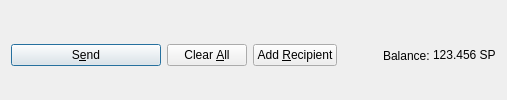
         <widget class="QFrame" name="frame_Send">
          <layout class="QHBoxLayout" name="horizontalLayout">
           <property name="bottomMargin">
            <number>0</number>
           </property>
           <item>
            <widget class="QPushButton" name="sendButton">
             <property name="minimumSize">
              <size>
               <width>150</width>
               <height>0</height>
              </size>
             </property>
             <property name="toolTip">
              <string>Confirm the send action</string>
             </property>
             <property name="text">
              <string>S&amp;end</string>
             </property>
             <property name="icon">
              <iconset resource="../supro.qrc">
               <normaloff>:/icons/send</normaloff>:/icons/send</iconset>
             </property>
             <property name="autoDefault">
              <bool>false</bool>
             </property>
             <property name="default">
              <bool>true</bool>
             </property>
            </widget>
           </item>
           <item>
            <widget class="QPushButton" name="clearButton">
             <property name="sizePolicy">
              <sizepolicy hsizetype="Minimum" vsizetype="Fixed">
               <horstretch>0</horstretch>
               <verstretch>0</verstretch>
              </sizepolicy>
             </property>
             <property name="toolTip">
              <string>Clear all fields of the form.</string>
             </property>
             <property name="text">
              <string>Clear &amp;All</string>
             </property>
             <property name="icon">
              <iconset resource="../supro.qrc">
               <normaloff>:/icons/remove</normaloff>:/icons/remove</iconset>
             </property>
             <property name="autoDefault">
              <bool>false</bool>
             </property>
            </widget>
           </item>
           <item>
            <widget class="QPushButton" name="addButton">
             <property name="toolTip">
              <string>Send to multiple recipients at once</string>
             </property>
             <property name="text">
              <string>Add &amp;Recipient</string>
             </property>
             <property name="icon">
              <iconset resource="../supro.qrc">
               <normaloff>:/icons/add</normaloff>:/icons/add</iconset>
             </property>
             <property name="autoDefault">
              <bool>false</bool>
             </property>
            </widget>
           </item>
           <item>
            <spacer name="horizontalSpacer">
             <property name="orientation">
              <enum>Qt::Horizontal</enum>
             </property>
             <property name="sizeHint" stdset="0">
              <size>
               <width>40</width>
               <height>20</height>
              </size>
             </property>
            </spacer>
           </item>
           <item>
            <layout class="QHBoxLayout" name="horizontalLayout_2">
             <property name="spacing">
              <number>3</number>
             </property>
             <item>
              <widget class="QLabel" name="label">
               <property name="text">
                <string>Balance:</string>
               </property>
              </widget>
             </item>
             <item>
              <widget class="QLabel" name="labelBalance">
               <property name="sizePolicy">
                <sizepolicy hsizetype="Preferred" vsizetype="Fixed">
                 <horstretch>0</horstretch>
                 <verstretch>0</verstretch>
                </sizepolicy>
               </property>
               <property name="cursor">
                <cursorShape>IBeamCursor</cursorShape>
               </property>
               <property name="text">
                <string notr="true">123.456 SP</string>
               </property>
               <property name="textInteractionFlags">
                <set>Qt::LinksAccessibleByMouse|Qt::TextSelectableByKeyboard|Qt::TextSelectableByMouse</set>
               </property>
              </widget>
             </item>
            </layout>
           </item>
          </layout>
         </widget>
